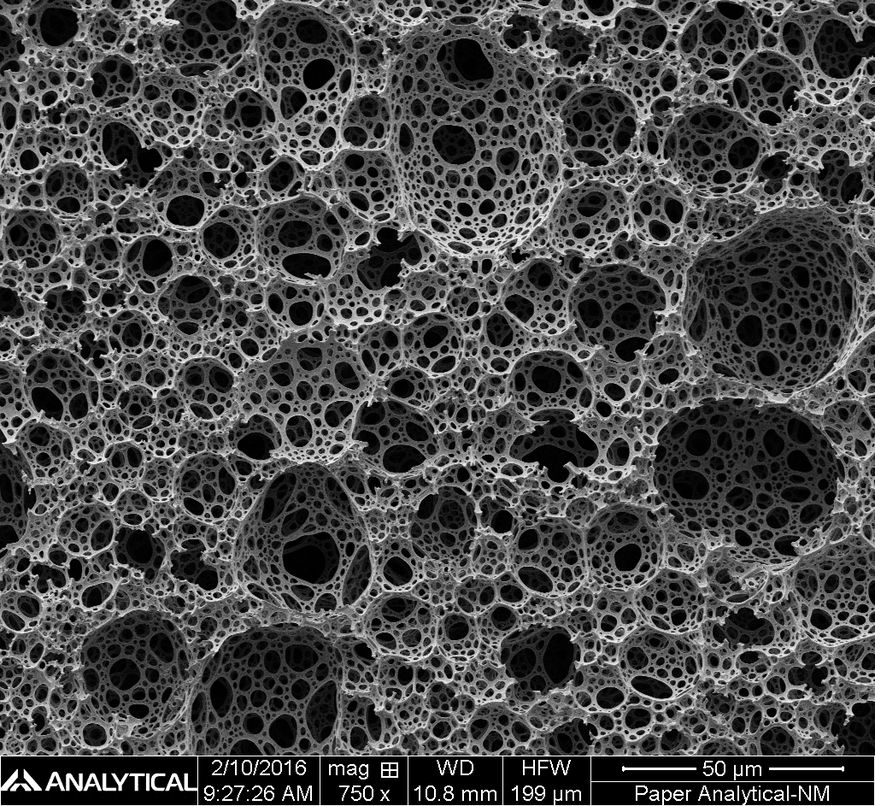
#> input picture Day 1 - Python, ML Fundamentals, Hackathon/Day 1 Materials Belianinov/Edge_detection_example/ex DEE28_7 1 x750 1.tif, 875 x 806 px, shrunk from 1024 x 943 before the run
$ jupyter execute Edge_Detection_example.ipynb   (shell and % lines are left out)
#> lines starting #> are read from the running program, lines starting #| are printed output that depends on the picture
# Alex Belianinov
# Center for Nanophase Materials Sciences,
# Oak Ridge National Laboratory

### Edge Detection Example

* Canny Edge Detection is a popular edge detection algorithm.
1. Noise Redection
2. Finding Intensity Gradient of the Image
3. Non-maximum Suppression
4. Hysteresis Thresholding

[cell 1]
import numpy as np #fast math
import cv2 as cv #image processing
from matplotlib import pyplot as plt #plotting
from skimage.measure import label, regionprops #label and measure properties of disconnected componenents
from skimage.color import label2rgb # visualization
import matplotlib.patches as mpatches #visualization

plt.rcParams['figure.figsize'] = [40, 20] #figure size

[cell 2]
img = cv.imread('ex DEE28_7 1 x750 1.tif',0) #take data in at a single color channel
#> img is the input picture: shape (806, 875); min 0, max 255, mean 73.1

[cell 3]
plt.imshow(img)
print(np.shape(img))
#| (806, 875)

[cell 4]
img_crop = img[:-100,:]
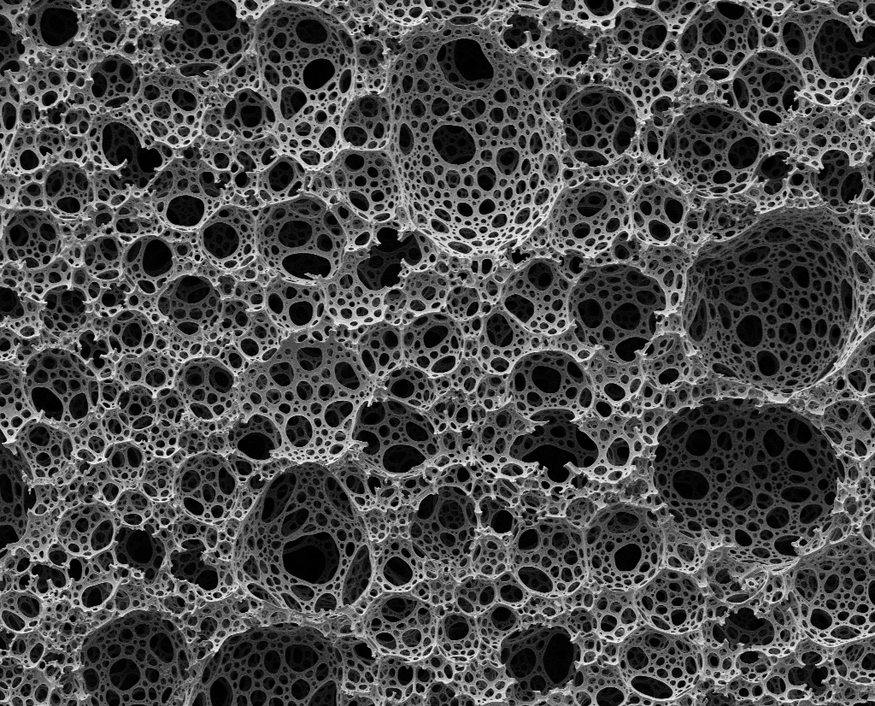
#> img_crop: shape (706, 875); min 0, max 255, mean 75
plt.imshow(img_crop)
plt.rcParams['figure.figsize'] = [40, 20]
print(np.shape(img_crop))
#| (706, 875)

[cell 5]
edges = cv.Canny(img_crop, 40, 80)
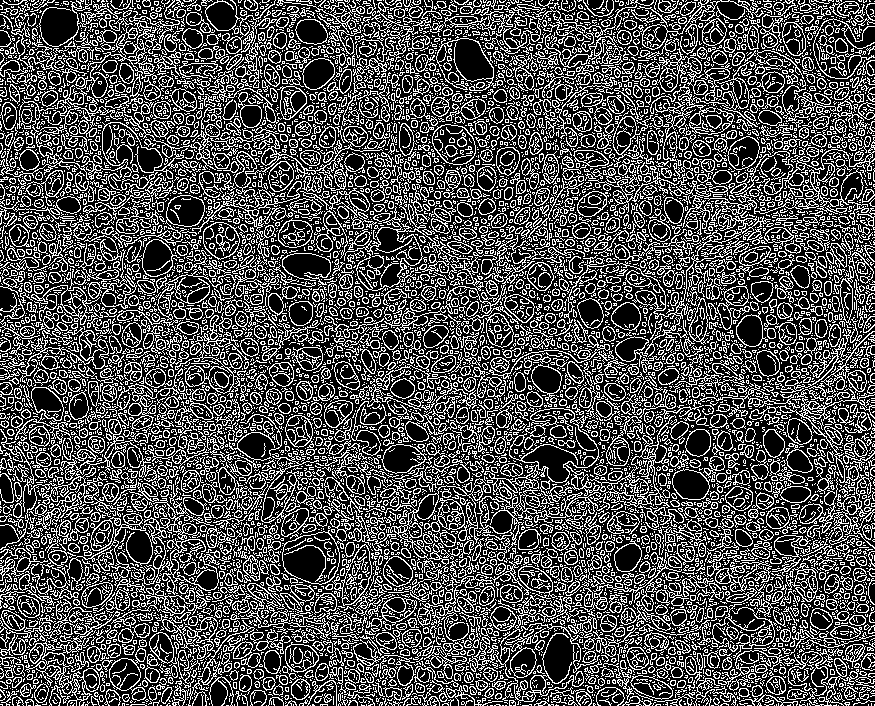
#> edges: shape (706, 875); 31.3% white in thin lines or dots

[cell 6]
plt.subplot(121),plt.imshow(img_crop,cmap = 'gray')
plt.title('Original Image'), plt.xticks([]), plt.yticks([])
plt.subplot(122),plt.imshow(edges,cmap = 'gray')
plt.title('Edge Image'), plt.xticks([]), plt.yticks([])
plt.rcParams['figure.figsize'] = [40, 20]
plt.show()
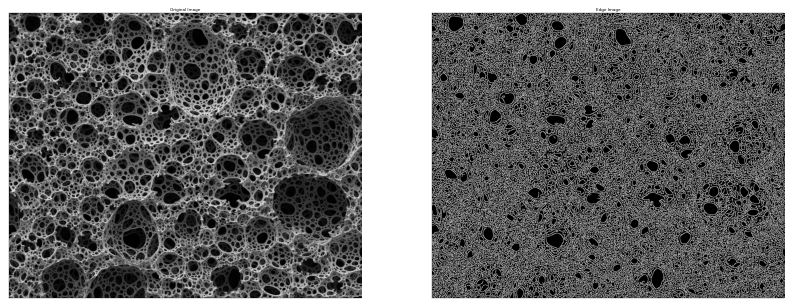
#> figure drawn by matplotlib, 2 panels

[cell 7]
print(edges)
#> (printed output is left out)

[cell 8]
label_image = label(edges)
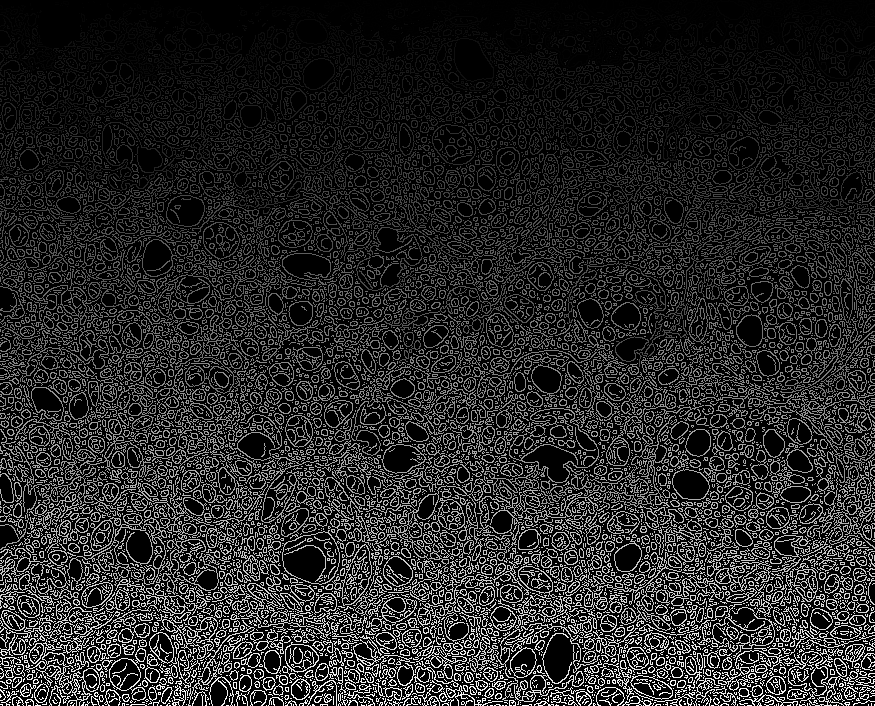
#> label_image: shape (706, 875) int64; min 0, max 10150, mean 1567.6; drawn with min black and max white

[cell 9]
image_label_overlay = label2rgb(label_image, image=img_crop)
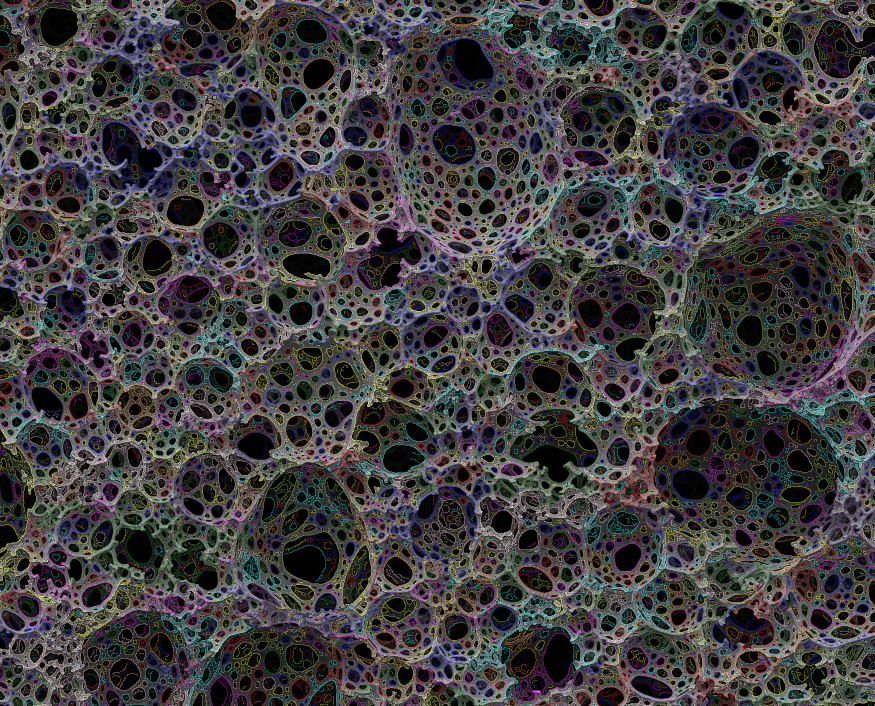
#> image_label_overlay: shape (706, 875, 3) float64; mean R, G, B 0.258, 0.25, 0.252

fig, ax = plt.subplots(figsize=(10, 6))
ax.imshow(image_label_overlay)

for region in regionprops(label_image):
    # take regions with large enough areas
    if region.area >= 80:
        # draw rectangle around segmented coins
        minr, minc, maxr, maxc = region.bbox
        rect = mpatches.Rectangle((minc, minr), maxc - minc, maxr - minr,
                                  fill=False, edgecolor='red', linewidth=2)
        ax.add_patch(rect)
#> this loop made 10150 passes
#> (minr, minc, maxr, maxc) on passes 10, 22, 27, 32, 52, 58, 80, 85, 93, 99, 107, 128: (0, 39, 47, 122), (0, 129, 43, 180), (0, 205, 53, 289), (0, 276, 33, 356), (0, 363, 57, 442), (0, 471, 36, 515), (0, 658, 13, 679), (0, 633, 50, 772), (0, 760, 49, 796), (0, 829, 22, 865), (1, 324, 22, 365), (2, 503, 68, 637)

ax.set_axis_off()
plt.tight_layout()
plt.show()
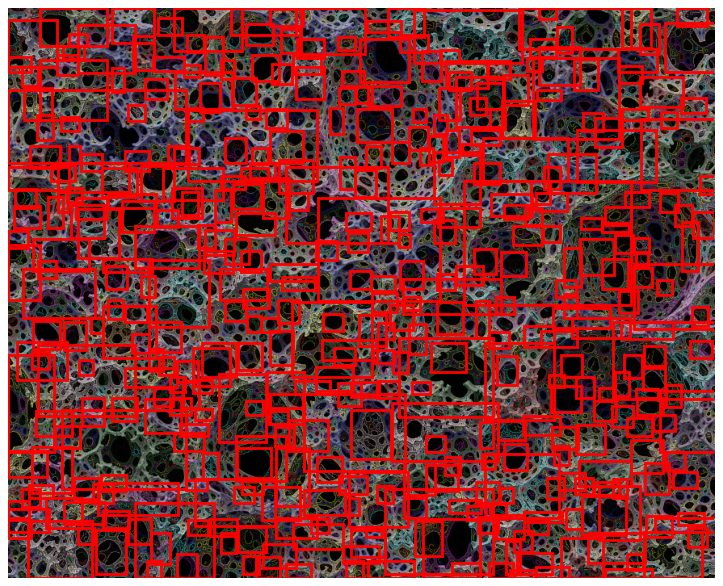
#> figure drawn by matplotlib, 1 panel
